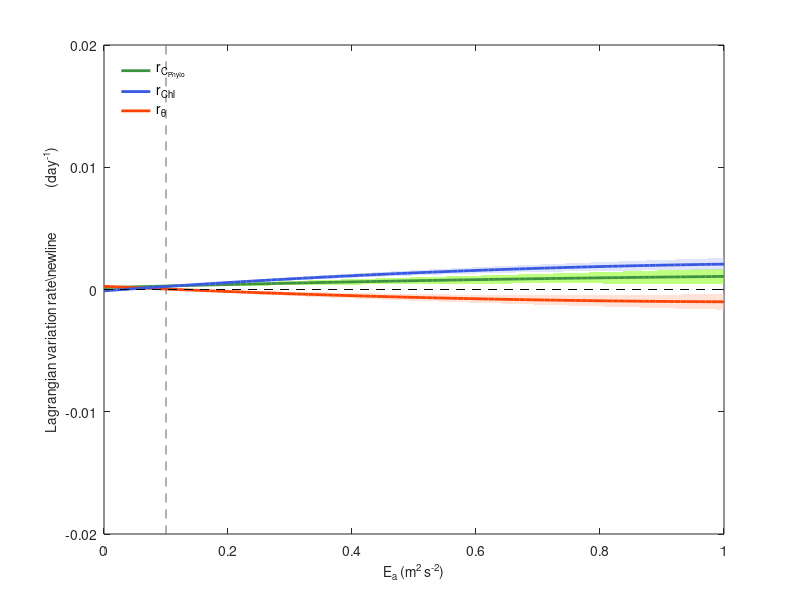

Here is the MATLAB script that generated this plot: (Note: this script raises an error after producing the figure.)

%% 仿照fig2画图
clear;clc;
load('figS8.mat');
%%
fill([0:0.01:1,fliplr(0:0.01:1)],[yy1+dyy,fliplr(yy1-dyy)],[127/255 255/255 0/255],'EdgeColor','none','facealpha',0.5);
hold on
h2 = plot(0:0.01:1,yy1,'Color',[61/255 145/255 64/255],'linewidth',2)
hold on;

fill([0:0.01:1,fliplr(0:0.01:1)],[yx1+dyx,(fliplr(yx1-dyx))],[255/255,198/255,178/255],'EdgeColor','none','facealpha',0.5);
hold on
h3 = plot(0:0.01:1,yx1,'Color',[251/255,66/255,0/255],'linewidth',2)
hold on;
plot([0,2],[0 0],'k--');

fill([0:0.01:1,fliplr(0:0.01:1)],[y1+dy,fliplr(y1-dy)],[196/255 204/255 247/255],'EdgeColor','none','facealpha',0.5);
hold on
h1 = plot(0:0.01:1,y1,'Color',[55/255 88/255 224/255],'linewidth',2)
hold on;
plot([0,2],[0 0],'k--');
axis ([0 1 -0.02 0.02]);

xlabel('E_{a} (m^2 s^{-2})','FontSize',10)
ylegend = ylabel('Lagrangian variation rate\newline               (day^{-1})','FontSize',10)
plot([0.1 0.1], [-0.2 2],'linestyle','--','color',[100 100 100]./255)

lgd = legend([h2,h1,h3],'r_{C_{Phyto}}','r_{Chl}','r_{\theta}');
box on
set(lgd,'Box','off','Location','northwest','FontSize',10);
lgd.ItemTokenSize = [8,4];
LA = axis;
set(gca,'FontSize',10,'FontName','Arial');
text((LA(2)-LA(1))*0.0+LA(1)-0.1,(LA(4)-LA(3))*1.1+LA(3)+0.0017,'(a)','fontsize',15,'FontName','Arial');
title('Global','FontSize',12,'FontName','Arial')
set(gca,'XTick',0:0.2:1);
set(gca,'YTick',-0.02:0.01:0.02);
gca.YAxis.Exponent = -2;
print('figS8.tiff','-r2000','-dtiff');


